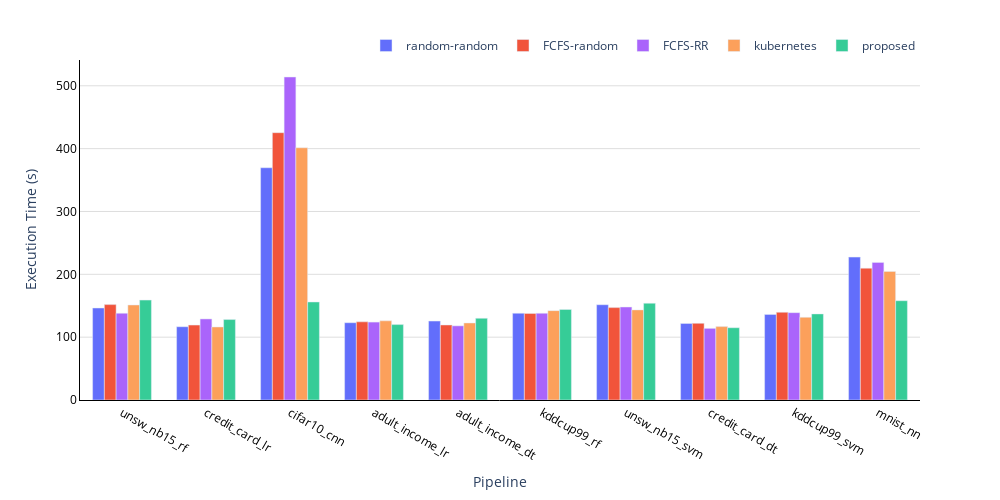

Here is the notebook cell this chart was saved with:
### Code cell
records = []
for strategy, pipelines in exec_times.items():
    for pipeline, value in pipelines.items():
        records.append({
            "strategy": strategy,
            "pipeline": pipeline,
            "execution_time": value
        })

df = pd.DataFrame(records)

custom_colors = {
    "random-random": "#626efb",
    "FCFS-random": "#f1543b",
    "FCFS-RR": "#aa64fb",
    "kubernetes": "#fca05b",
    "proposed": "#36cc97"
}

# Grouped bar chart grouped by Strategy
fig = px.bar(
    df,
    x="pipeline",
    y="execution_time",
    color="strategy",
    color_discrete_map=custom_colors,
    barmode="group",
    height=500,
    width=1000
)

fig.update_layout(
    xaxis_title="Pipeline",
    yaxis_title="Execution Time (s)",
    bargap=0.3,
    legend=dict(
        title_text='',       # removes "strategy" from legend
        orientation="h",     # horizontal layout
        yanchor="bottom",    # anchor the legend box by its bottom
        y=1,                 # position above the plot area
        xanchor="right",     # anchor the box to the right
        x=1                  # align to far right
    ),
    plot_bgcolor='rgba(0,0,0,0)',
    paper_bgcolor='rgba(0,0,0,0)',
    xaxis=dict(
        showline=True,
        showgrid=False,
        linecolor='black',
        tickfont=dict(color='black')
    ),
    yaxis=dict(
        showline=True,
        showgrid=True,
        gridcolor='#dedede',
        linecolor='black',
        tickfont=dict(color='black')
    )
)

fig.show()
fig.write_image("plots/pipeline_exec_time.pdf", engine="kaleido")

### Figure 1 — Plotly figure (JSON) as saved in the notebook; plotly's stock layout.template omitted (floating-point values rounded to 4 significant figures)
{"data": [{"alignmentgroup": "True", "hovertemplate": "strategy=random-random<br>pipeline=%{x}<br>execution_time=%{y}<extra></extra>", "legendgroup": "random-random", "marker": {"color": "#626efb", "pattern": {"shape": ""}}, "name": "random-random", "offsetgroup": "random-random", "orientation": "v", "showlegend": true, "textposition": "auto", "type": "bar", "x": ["unsw_nb15_rf", "credit_card_lr", "cifar10_cnn", "adult_income_lr", "adult_income_dt", "kddcup99_rf", "unsw_nb15_svm", "credit_card_dt", "kddcup99_svm", "mnist_nn"], "xaxis": "x", "y": [146.4, 116.6, 369.6, 123.0, 125.6, 138.0, 151.6, 121.8, 136.2, 227.4], "yaxis": "y"}, {"alignmentgroup": "True", "hovertemplate": "strategy=FCFS-random<br>pipeline=%{x}<br>execution_time=%{y}<extra></extra>", "legendgroup": "FCFS-random", "marker": {"color": "#f1543b", "pattern": {"shape": ""}}, "name": "FCFS-random", "offsetgroup": "FCFS-random", "orientation": "v", "showlegend": true, "textposition": "auto", "type": "bar", "x": ["unsw_nb15_rf", "credit_card_lr", "cifar10_cnn", "adult_income_lr", "adult_income_dt", "kddcup99_rf", "unsw_nb15_svm", "credit_card_dt", "kddcup99_svm", "mnist_nn"], "xaxis": "x", "y": [151.8, 119.2, 425.4, 124.4, 119.4, 137.8, 147.0, 122.0, 139.6, 209.8], "yaxis": "y"}, {"alignmentgroup": "True", "hovertemplate": "strategy=FCFS-RR<br>pipeline=%{x}<br>execution_time=%{y}<extra></extra>", "legendgroup": "FCFS-RR", "marker": {"color": "#aa64fb", "pattern": {"shape": ""}}, "name": "FCFS-RR", "offsetgroup": "FCFS-RR", "orientation": "v", "showlegend": true, "textposition": "auto", "type": "bar", "x": ["unsw_nb15_rf", "credit_card_lr", "cifar10_cnn", "adult_income_lr", "adult_income_dt", "kddcup99_rf", "unsw_nb15_svm", "credit_card_dt", "kddcup99_svm", "mnist_nn"], "xaxis": "x", "y": [138.0, 129.0, 514.0, 124.0, 118.0, 138.0, 148.0, 114.0, 139.0, 219.0], "yaxis": "y"}, {"alignmentgroup": "True", "hovertemplate": "strategy=kubernetes<br>pipeline=%{x}<br>execution_time=%{y}<extra></extra>", "legendgroup": "kubernetes", "marker": {"color": "#fca05b", "pattern": {"shape": ""}}, "name": "kubernetes", "offsetgroup": "kubernetes", "orientation": "v", "showlegend": true, "textposition": "auto", "type": "bar", "x": ["unsw_nb15_rf", "credit_card_lr", "cifar10_cnn", "adult_income_lr", "adult_income_dt", "kddcup99_rf", "unsw_nb15_svm", "credit_card_dt", "kddcup99_svm", "mnist_nn"], "xaxis": "x", "y": [151.2, 116.2, 401.4, 126.0, 122.6, 142.2, 143.4, 116.8, 131.6, 204.6], "yaxis": "y"}, {"alignmentgroup": "True", "hovertemplate": "strategy=proposed<br>pipeline=%{x}<br>execution_time=%{y}<extra></extra>", "legendgroup": "proposed", "marker": {"color": "#36cc97", "pattern": {"shape": ""}}, "name": "proposed", "offsetgroup": "proposed", "orientation": "v", "showlegend": true, "textposition": "auto", "type": "bar", "x": ["unsw_nb15_rf", "credit_card_lr", "cifar10_cnn", "adult_income_lr", "adult_income_dt", "kddcup99_rf", "unsw_nb15_svm", "credit_card_dt", "kddcup99_svm", "mnist_nn"], "xaxis": "x", "y": [159.0, 128.0, 156.0, 120.0, 130.0, 144.0, 154.0, 115.0, 137.0, 158.0], "yaxis": "y"}], "layout": {"bargap": 0.3, "barmode": "group", "height": 500, "legend": {"orientation": "h", "title": {"text": ""}, "tracegroupgap": 0, "x": 1, "xanchor": "right", "y": 1, "yanchor": "bottom"}, "margin": {"t": 60}, "paper_bgcolor": "rgba(0,0,0,0)", "plot_bgcolor": "rgba(0,0,0,0)", "width": 1000, "xaxis": {"anchor": "y", "domain": [0, 1], "linecolor": "black", "showgrid": false, "showline": true, "tickfont": {"color": "black"}, "title": {"text": "Pipeline"}}, "yaxis": {"anchor": "x", "domain": [0, 1], "gridcolor": "#dedede", "linecolor": "black", "showgrid": true, "showline": true, "tickfont": {"color": "black"}, "title": {"text": "Execution Time (s)"}}}}
